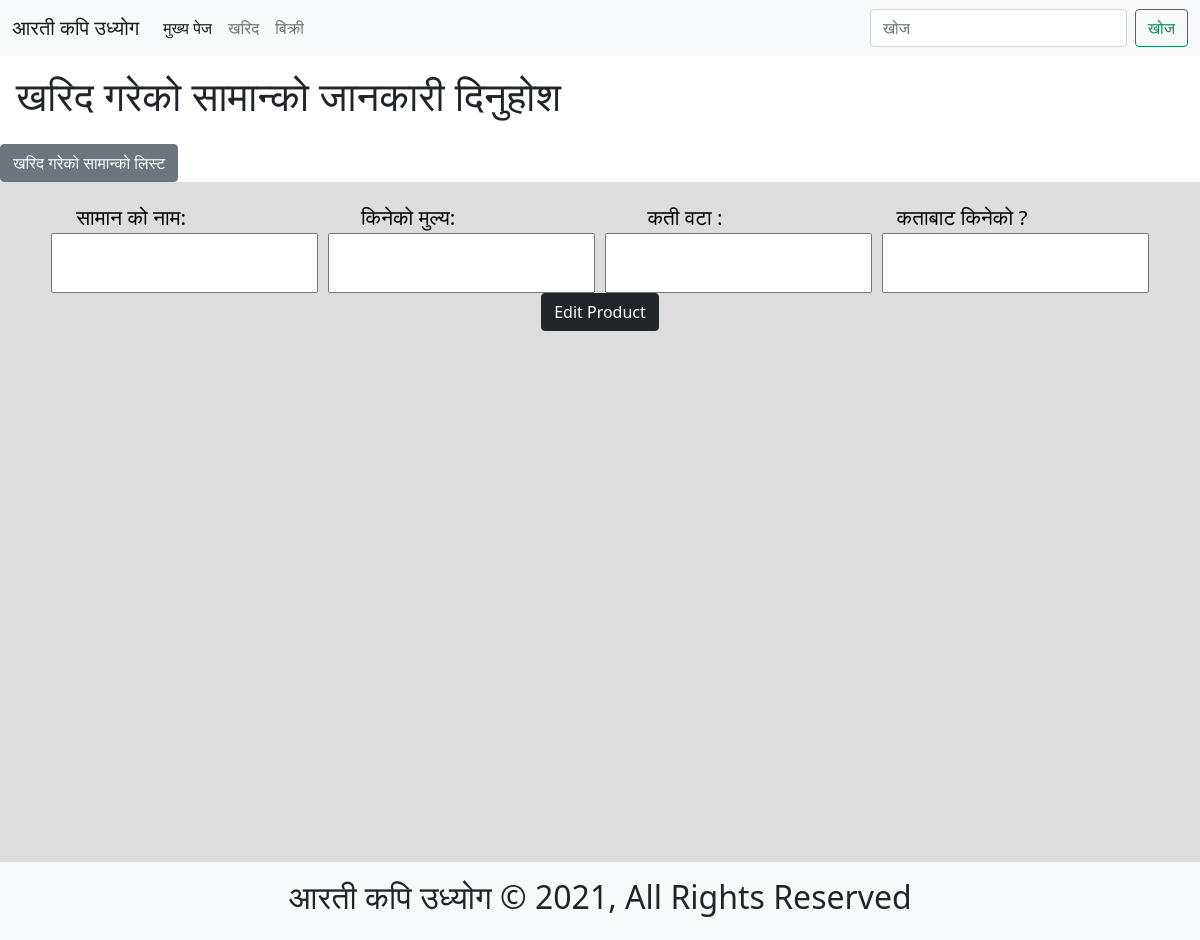
The page /purchases/edit/toothpaste/ on the database as committed earlier.
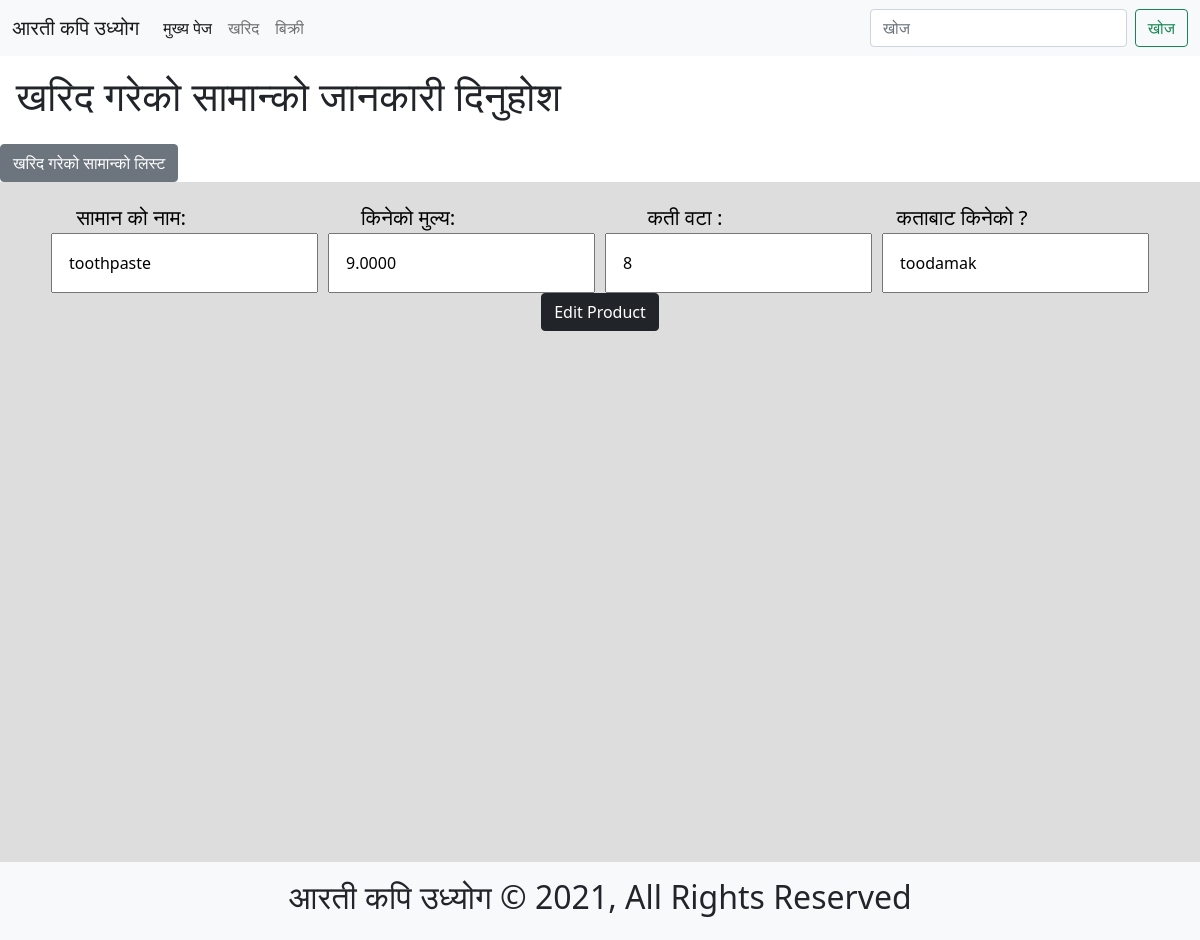
The same page on the database as committed later.
### purchases/models.py (models this page shows, shortened)
class Purchases(models.Model):
    product_name = models.CharField(max_length=255, blank=False, null=True)
    price = models.DecimalField(
        decimal_places=4, max_digits=255, blank=False, null=True)
    quantity = models.CharField(max_length=255, blank=False, null=True)
    slug = models.SlugField(max_length=255, blank=False,
                            null=False, unique=True)
    bought_from = models.CharField(max_length=255, blank=False, null=True)

### purchases/views.py (the view, shortened to what this page needs)
# urls.py: path('edit/<str:slug>/', purchase_edit),
def purchase_edit(request, slug):
    template_name = "purchase_edit.html"
    purchase = Purchases.objects.filter(slug=slug).first()
    purchases_edit_form = PurchasesModelForm(
        request.POST or None, instance=purchase)
    context = {
        "form": purchases_edit_form
    }
    return render(request, template_name, context)

### purchases/forms.py (shortened to what this page needs)
class PurchasesModelForm(forms.ModelForm):
    class Meta:
        model = Purchases
        labels = {
            'product_name': 'सामान को नाम',
            'price': 'किनेको मुल्य',
            'quantity': 'कती वटा ',
            'bought_from': 'कताबाट किनेको ?'
        }
        fields = ["product_name", "price", "quantity", "bought_from"]

### purchases/templates/purchase_edit.html
{% extends 'purchases.html' %}
{% block form %}
        {{form.as_p}}
{% endblock %}
{% block edit_button %}
<button class="btn btn-dark" type="submit">Edit Product</button>
{% endblock %}

Rows that differ between the two databases and show on the page:
added Purchases: product_name "toothpaste", price "9.0000", quantity "8", bought_from "toodamak"
